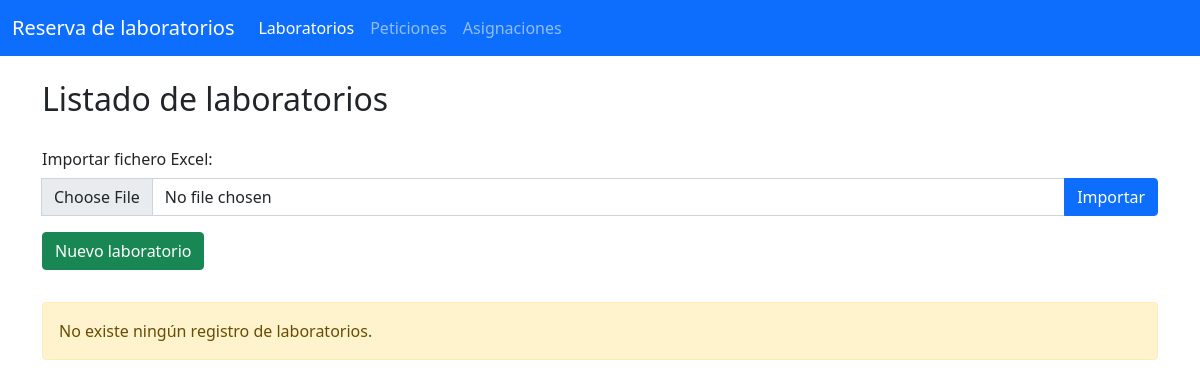
The app's page /, older data.
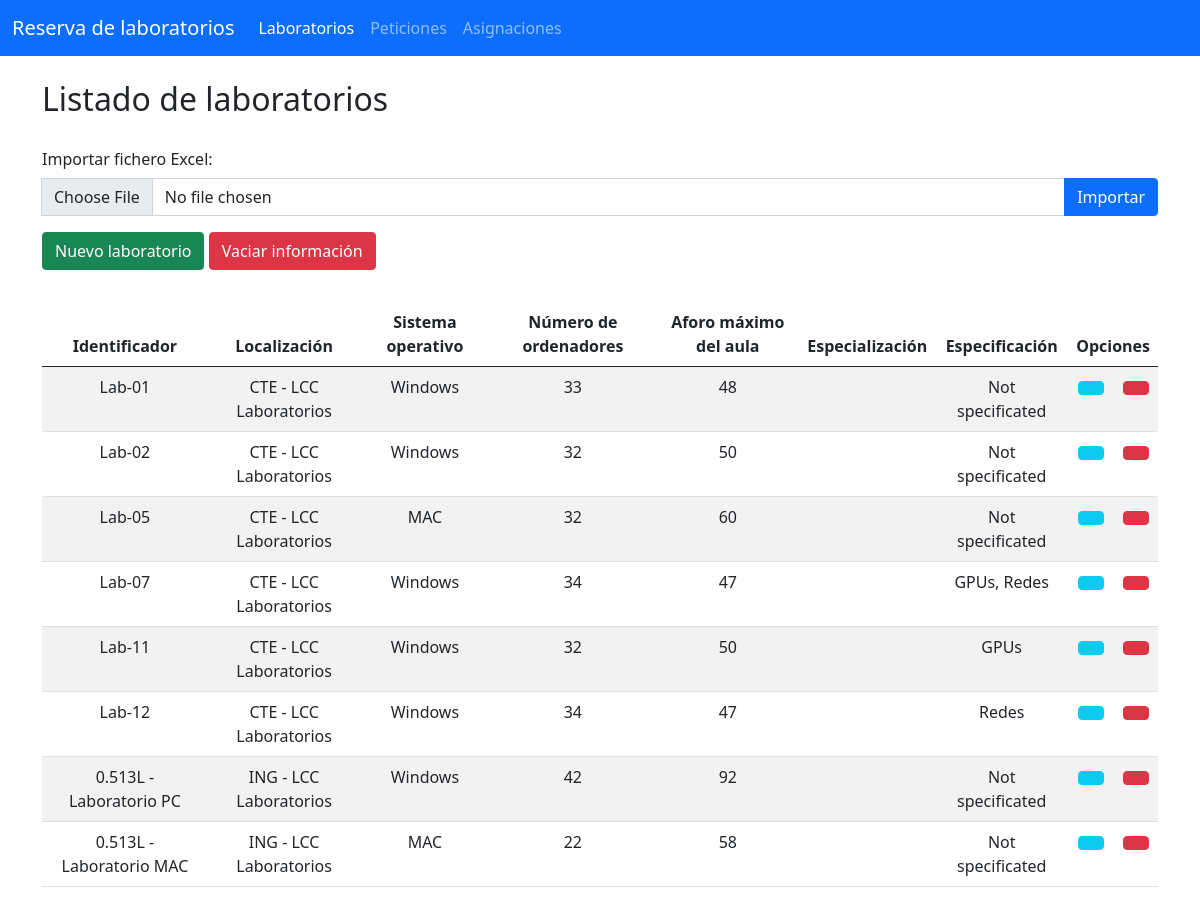
The same page, newer data.
### Aplicaciones/classroom/models.py (models this page shows, shortened)
class Classroom(models.Model):
    num_class = models.CharField(primary_key=True, max_length=10)
    specification = models.CharField(max_length=100)
    location = models.CharField(max_length=150)
    num_pc = models.BigIntegerField(default=0)
    s_o = models.CharField(max_length=20)
    capacity = models.CharField(max_length=20)
    specialization = models.CharField(max_length=100)

### Aplicaciones/classroom/views.py (the view, shortened to what this page needs)
# urls.py: path('', views.index),
def index(request):
    clases = Classroom.objects.all()
    if request.method == 'POST' and not request.FILES:
        return render(request, 'index.html', {"clases": clases, "missing":True})
    return render(request, "index.html", {"clases": clases})

### Aplicaciones/classroom/templates/index.html (shortened to what this page needs)
{% extends "./plantilla.html" %}
{% block navbar_lab %} active {% endblock %}
{% block body %}
<br>
<h2>Listado de laboratorios</h2>
<br>
<div class="row">
    {% if format %}
    {% load static%}
    {% endif %}
    {% if missing %}
    {% load static%}
    {% endif %}
    {% if success %}
    {% load static%}
    {% endif %}
    {% if except %}
    {% load static%}
    {% endif %}
    <div>
        <h6> Importar fichero Excel: </h6>
        <form method="POST" enctype="multipart/form-data" class="input-group mb-3">
            <input class="form-control" type="file" name="myfile" id="myfile">
            <button href="importClassroom/" type="submit" class="btn btn-primary">
                Importar</button>
        </form>
        <a href="createClassroom/" class="btn btn-success"> Nuevo laboratorio</a>
        {% if clases %}
        <a href="deleteClassrooms/" class="btn btn-danger"> Vaciar información</a>
        {% endif %}
    </div>
    <div class="container mt-4 py-2">
        {%if clases%}
        <table class="table table-striped table-hover">
            <thead>
                <tr class="text-center">
                    <th>Identificador</th>
                    <th>Localización</th>
                    <th>Sistema operativo</th>
                    <th>Número de ordenadores</th>
                    <th>Aforo máximo del aula</th>
                    <th>Especialización</th>
                    <th>Especificación</th>
                    <th colspan="2">Opciones</th>
                </tr>
            </thead>
            <tbody>
                {% for c in clases %}
                <tr class="text-center">
                    <td>{{c.num_class}}</td>
                    <td>{{c.location}}</td>
                    <td>{{c.s_o}}</td>
                    <td>{{c.num_pc}}</td>
                    <td>{{c.capacity}}</td>
                    <td>{{c.specialization}}</td>
                    <td>{{c.specification}}</td>
                    <td><a href="editClassroom/{{c.num_class}}/{{c.location}}" class="btn btn-info"></a></td>
                    <td><a href="removeClassroom/{{c.num_class}}/{{c.location}}" class="btn btn-danger"></a></td>
                </tr>
                {% endfor %}
            </tbody>
        </table>
        {% else %}
        <div class="alert alert-warning" role="alert">
            No existe ningún registro de laboratorios.
        </div>
        {% endif %}
    </div>
</div>
{% endblock %}

Row changes from the older to the newer data that the page shows:
added Classroom: num_class "Lab-01", location "CTE - LCC Laboratorios", s_o "Windows", num_pc "33", capacity "48", specification "Not specificated"
added Classroom: num_class "Lab-02", location "CTE - LCC Laboratorios", s_o "Windows", num_pc "32", capacity "50", specification "Not specificated"
added Classroom: num_class "Lab-05", location "CTE - LCC Laboratorios", s_o "MAC", num_pc "32", capacity "60", specification "Not specificated"
added Classroom: num_class "Lab-07", location "CTE - LCC Laboratorios", s_o "Windows", num_pc "34", capacity "47", specification "GPUs, Redes"
added Classroom: num_class "Lab-11", location "CTE - LCC Laboratorios", s_o "Windows", num_pc "32", capacity "50", specification "GPUs"
added Classroom: num_class "Lab-12", location "CTE - LCC Laboratorios", s_o "Windows", num_pc "34", capacity "47", specification "Redes"
added Classroom: num_class "0.513L - Laboratorio PC", location "ING - LCC Laboratorios", s_o "Windows", num_pc "42", capacity "92", specification "Not specificated"
added Classroom: num_class "0.513L - Laboratorio MAC", location "ING - LCC Laboratorios", s_o "MAC", num_pc "22", capacity "58", specification "Not specificated"
Text that changed along with them:
text no longer shown: "No existe ningún registro de laboratorios."
text now shown: "Vaciar información Identificador Localización Sistema operativo Número de ordenadores Aforo máximo del aula Especialización Especificación Opciones"
